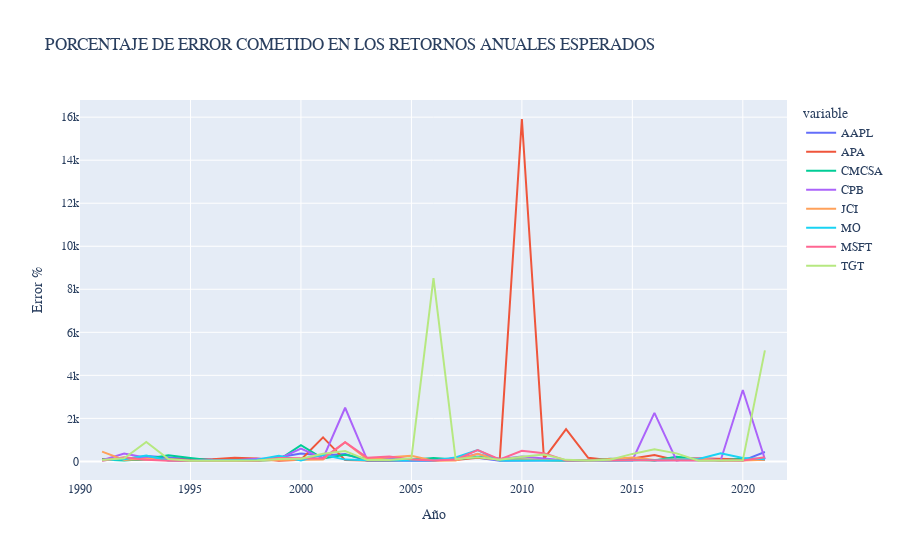

The code cell stored with this chart in its notebook:
### Code cell
error_mu_2_pct = np.abs(100 * error_mu_2/mu_2)

fig = px.line(error_mu_2_pct, x=error_mu_2_pct.index, y=error_mu_2_pct.columns, title="PORCENTAJE DE ERROR COMETIDO EN LOS RETORNOS ANUALES ESPERADOS")

# Cambiar los títulos de los ejes
# Establecer el título del eje x
fig.update_layout(xaxis_title="Año", font_family="serif")
fig.update_layout(yaxis_title="Error %", font_family="serif")
#fig.set_yaxis_title("Error (€)")

# Mostrar la gráfica
fig.show()

### Figure 1 — Plotly figure (JSON) as saved in the notebook; plotly's stock layout.template omitted (floating-point values rounded to 4 significant figures)
{"data": [{"hovertemplate": "variable=AAPL<br>Date=%{x}<br>value=%{y}<extra></extra>", "legendgroup": "AAPL", "line": {"color": "#636efa", "dash": "solid"}, "marker": {"symbol": "circle"}, "mode": "lines", "name": "AAPL", "orientation": "h", "showlegend": true, "type": "scatter", "x": [1990, 1991, 1992, 1993, 1994, 1995, 1996, 1997, 1998, 1999, 2000, 2001, 2002, 2003, 2004, 2005, 2006, 2007, 2008, 2009, 2010, 2011, 2012, 2013, 2014, 2015, 2016, 2017, 2018, 2019, 2020, 2021, 2022], "xaxis": "x", "y": [null, 86.95, 94.13, 246.6, 162.0, 106.6, 82.99, 54.72, 26.17, 191.7, 368.3, 277.7, 343.9, 26.12, 18.8, 35.38, 33.29, 152.4, 168.6, 33.63, 42.23, 44.97, 62.6, 59.98, 68.54, 162.4, 45.04, 51.95, 36.22, 19.96, 36.44, 436.4, null], "yaxis": "y"}, {"hovertemplate": "variable=APA<br>Date=%{x}<br>value=%{y}<extra></extra>", "legendgroup": "APA", "line": {"color": "#EF553B", "dash": "solid"}, "marker": {"symbol": "circle"}, "mode": "lines", "name": "APA", "orientation": "h", "showlegend": true, "type": "scatter", "x": [1990, 1991, 1992, 1993, 1994, 1995, 1996, 1997, 1998, 1999, 2000, 2001, 2002, 2003, 2004, 2005, 2006, 2007, 2008, 2009, 2010, 2011, 2012, 2013, 2014, 2015, 2016, 2017, 2018, 2019, 2020, 2021, 2022], "xaxis": "x", "y": [null, 97.11, 69.02, 82.76, 102.3, 74.64, 101.8, 169.0, 130.2, 36.03, 80.35, 1117.0, 60.1, 39.95, 41.1, 78.49, 54.84, 64.66, 168.9, 95.89, 15910.0, 113.7, 1504.0, 170.0, 49.59, 138.8, 294.1, 56.7, 142.5, 114.6, 87.34, 61.2, null], "yaxis": "y"}, {"hovertemplate": "variable=CMCSA<br>Date=%{x}<br>value=%{y}<extra></extra>", "legendgroup": "CMCSA", "line": {"color": "#00cc96", "dash": "solid"}, "marker": {"symbol": "circle"}, "mode": "lines", "name": "CMCSA", "orientation": "h", "showlegend": true, "type": "scatter", "x": [1990, 1991, 1992, 1993, 1994, 1995, 1996, 1997, 1998, 1999, 2000, 2001, 2002, 2003, 2004, 2005, 2006, 2007, 2008, 2009, 2010, 2011, 2012, 2013, 2014, 2015, 2016, 2017, 2018, 2019, 2020, 2021, 2022], "xaxis": "x", "y": [null, 82.79, 38.43, 108.3, 283.1, 158.5, 43.91, 24.7, 29.62, 72.67, 750.9, 135.5, 312.7, 114.2, 154.7, 73.97, 159.1, 83.84, 215.8, 119.6, 78.81, 43.62, 27.9, 37.61, 127.6, 79.23, 45.3, 218.7, 112.2, 43.04, 118.5, 112.0, null], "yaxis": "y"}, {"hovertemplate": "variable=CPB<br>Date=%{x}<br>value=%{y}<extra></extra>", "legendgroup": "CPB", "line": {"color": "#ab63fa", "dash": "solid"}, "marker": {"symbol": "circle"}, "mode": "lines", "name": "CPB", "orientation": "h", "showlegend": true, "type": "scatter", "x": [1990, 1991, 1992, 1993, 1994, 1995, 1996, 1997, 1998, 1999, 2000, 2001, 2002, 2003, 2004, 2005, 2006, 2007, 2008, 2009, 2010, 2011, 2012, 2013, 2014, 2015, 2016, 2017, 2018, 2019, 2020, 2021, 2022], "xaxis": "x", "y": [null, 55.87, 360.8, 172.1, 48.89, 30.23, 26.99, 53.34, 124.8, 124.3, 598.6, 138.7, 2493.0, 76.0, 111.2, 47.58, 52.78, 118.9, 347.7, 109.8, 232.4, 153.0, 42.74, 54.61, 64.2, 40.05, 2254.0, 46.19, 157.5, 52.78, 3321.0, 99.27, null], "yaxis": "y"}, {"hovertemplate": "variable=JCI<br>Date=%{x}<br>value=%{y}<extra></extra>", "legendgroup": "JCI", "line": {"color": "#FFA15A", "dash": "solid"}, "marker": {"symbol": "circle"}, "mode": "lines", "name": "JCI", "orientation": "h", "showlegend": true, "type": "scatter", "x": [1990, 1991, 1992, 1993, 1994, 1995, 1996, 1997, 1998, 1999, 2000, 2001, 2002, 2003, 2004, 2005, 2006, 2007, 2008, 2009, 2010, 2011, 2012, 2013, 2014, 2015, 2016, 2017, 2018, 2019, 2020, 2021, 2022], "xaxis": "x", "y": [null, 456.5, 63.11, 122.0, 59.06, 22.82, 22.05, 23.92, 44.6, 66.18, 82.39, 89.83, 893.5, 100.4, 192.4, 258.1, 35.85, 38.35, 357.4, 57.59, 87.75, 58.71, 40.05, 40.91, 100.6, 177.7, 64.47, 104.3, 134.6, 36.9, 38.42, 77.22, null], "yaxis": "y"}, {"hovertemplate": "variable=MO<br>Date=%{x}<br>value=%{y}<extra></extra>", "legendgroup": "MO", "line": {"color": "#19d3f3", "dash": "solid"}, "marker": {"symbol": "circle"}, "mode": "lines", "name": "MO", "orientation": "h", "showlegend": true, "type": "scatter", "x": [1990, 1991, 1992, 1993, 1994, 1995, 1996, 1997, 1998, 1999, 2000, 2001, 2002, 2003, 2004, 2005, 2006, 2007, 2008, 2009, 2010, 2011, 2012, 2013, 2014, 2015, 2016, 2017, 2018, 2019, 2020, 2021, 2022], "xaxis": "x", "y": [null, 49.28, 99.41, 275.5, 47.0, 26.7, 42.09, 61.69, 76.29, 265.1, 47.61, 305.5, 83.62, 56.63, 60.32, 44.25, 42.24, 178.1, 528.8, 45.91, 31.1, 41.22, 40.2, 25.46, 27.01, 39.18, 56.96, 86.37, 112.5, 375.6, 157.1, 94.6, null], "yaxis": "y"}, {"hovertemplate": "variable=MSFT<br>Date=%{x}<br>value=%{y}<extra></extra>", "legendgroup": "MSFT", "line": {"color": "#FF6692", "dash": "solid"}, "marker": {"symbol": "circle"}, "mode": "lines", "name": "MSFT", "orientation": "h", "showlegend": true, "type": "scatter", "x": [1990, 1991, 1992, 1993, 1994, 1995, 1996, 1997, 1998, 1999, 2000, 2001, 2002, 2003, 2004, 2005, 2006, 2007, 2008, 2009, 2010, 2011, 2012, 2013, 2014, 2015, 2016, 2017, 2018, 2019, 2020, 2021, 2022], "xaxis": "x", "y": [null, 35.68, 190.1, 73.3, 32.96, 28.76, 27.52, 23.56, 25.07, 160.5, 154.0, 139.1, 892.9, 174.2, 231.7, 92.98, 46.24, 85.54, 527.7, 86.78, 491.2, 384.3, 46.34, 34.8, 43.84, 58.61, 49.19, 32.82, 31.99, 26.4, 38.09, 193.5, null], "yaxis": "y"}, {"hovertemplate": "variable=TGT<br>Date=%{x}<br>value=%{y}<extra></extra>", "legendgroup": "TGT", "line": {"color": "#B6E880", "dash": "solid"}, "marker": {"symbol": "circle"}, "mode": "lines", "name": "TGT", "orientation": "h", "showlegend": true, "type": "scatter", "x": [1990, 1991, 1992, 1993, 1994, 1995, 1996, 1997, 1998, 1999, 2000, 2001, 2002, 2003, 2004, 2005, 2006, 2007, 2008, 2009, 2010, 2011, 2012, 2013, 2014, 2015, 2016, 2017, 2018, 2019, 2020, 2021, 2022], "xaxis": "x", "y": [null, 67.05, 143.6, 906.4, 107.1, 35.83, 23.38, 28.03, 43.37, 106.4, 126.1, 358.0, 479.0, 60.44, 62.79, 145.4, 8519.0, 109.4, 192.4, 73.35, 218.4, 322.1, 71.42, 46.79, 76.71, 348.9, 566.3, 374.3, 34.89, 26.77, 49.11, 5160.0, null], "yaxis": "y"}], "layout": {"font": {"family": "serif"}, "legend": {"title": {"text": "variable"}, "tracegroupgap": 0}, "title": {"text": "PORCENTAJE DE ERROR COMETIDO EN LOS RETORNOS ANUALES ESPERADOS"}, "xaxis": {"anchor": "y", "domain": [0, 1], "title": {"text": "Año"}}, "yaxis": {"anchor": "x", "domain": [0, 1], "title": {"text": "Error %"}}}}
